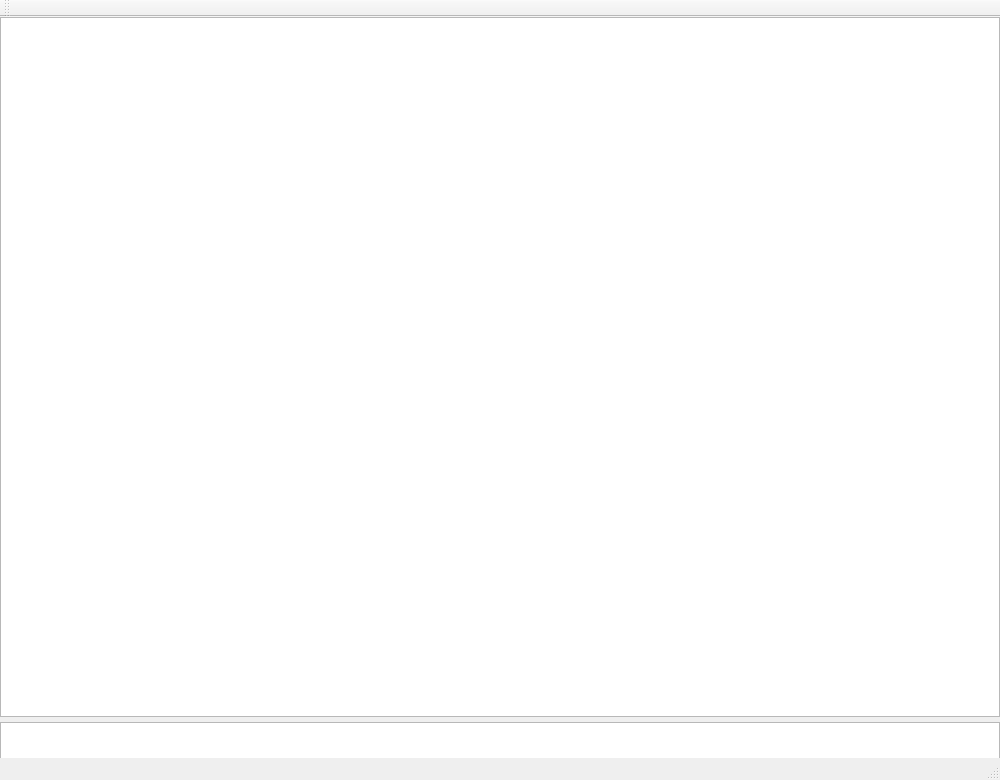
<?xml version="1.0" encoding="UTF-8"?>
<ui version="4.0">
 <class>MainWindow</class>
 <widget class="QMainWindow" name="MainWindow">
  <property name="geometry">
   <rect>
    <x>0</x>
    <y>0</y>
    <width>1000</width>
    <height>780</height>
   </rect>
  </property>
  <property name="focusPolicy">
   <enum>Qt::StrongFocus</enum>
  </property>
  <property name="windowTitle">
   <string>MainWindow</string>
  </property>
  <widget class="QWidget" name="centralWidget">
   <widget class="QGraphicsView" name="graphicsView">
    <property name="geometry">
     <rect>
      <x>0</x>
      <y>0</y>
      <width>1000</width>
      <height>700</height>
     </rect>
    </property>
   </widget>
   <widget class="QGraphicsView" name="graphicsBoard">
    <property name="geometry">
     <rect>
      <x>0</x>
      <y>705</y>
      <width>1000</width>
      <height>50</height>
     </rect>
    </property>
   </widget>
  </widget>
  <widget class="QMenuBar" name="menuBar">
   <property name="geometry">
    <rect>
     <x>0</x>
     <y>0</y>
     <width>1350</width>
     <height>22</height>
    </rect>
   </property>
  </widget>
  <widget class="QToolBar" name="mainToolBar">
   <attribute name="toolBarArea">
    <enum>TopToolBarArea</enum>
   </attribute>
   <attribute name="toolBarBreak">
    <bool>false</bool>
   </attribute>
  </widget>
  <widget class="QStatusBar" name="statusBar"/>
 </widget>
 <layoutdefault spacing="6" margin="11"/>
 <resources/>
 <connections/>
</ui>
